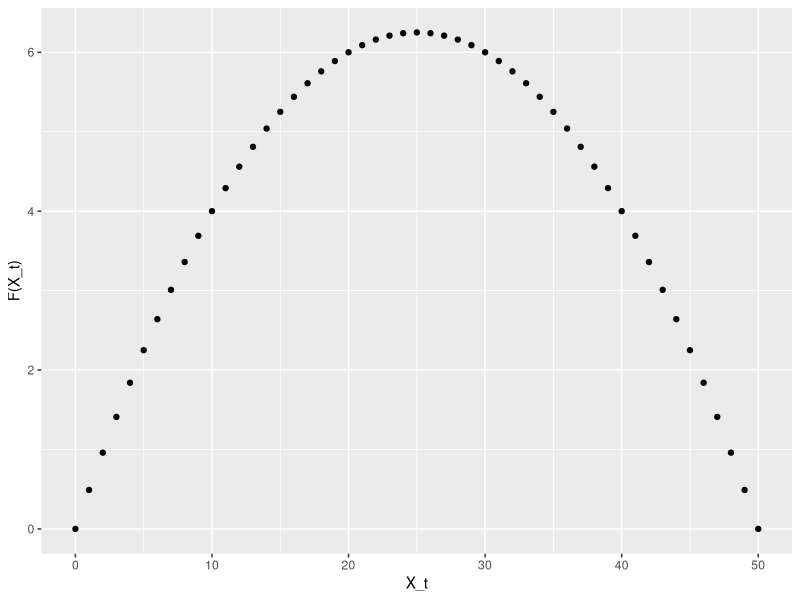

Reproduce this figure in R.
## ---- chunk 1
library(tidyverse)
## ---- chunk 2
steadystate <- function(X){
  K = 50
  r = 0.5
  y = r*X*(1-(X/K))
  return(tibble(X=X, Y=y))
}

X=seq(from =0, to=50)

graph <- steadystate(X=X)

ggplot(graph, aes(x=X, y=Y)) + 
  geom_point() + 
  labs(x = "X_t", y = "F(X_t)")

